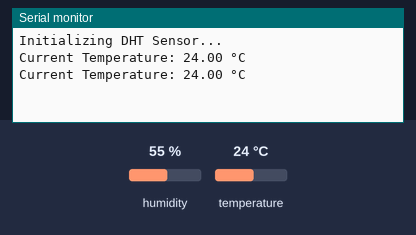
The sketch below on a simulated Arduino Uno, built with avr-gcc and run on an emulated ATmega328P. Shown: the last lines printed to the serial monitor. Inputs (shaded band) come from the test bench; at power-on: temperature 24 °C, humidity 55 %.

Above: at 4.8 s.
4.9 s: temperature set to 28 °C
At 7.6 s:
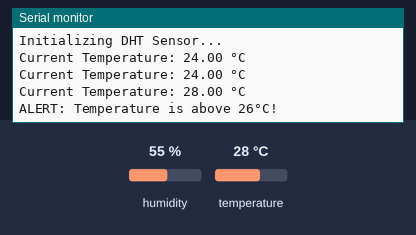
9.6 s: temperature set to 12 °C
At 11.3 s:
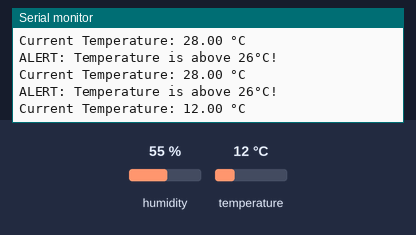
Timing chart, 0 to 12.8 s (numbered marks = the images above; inputs shaded):
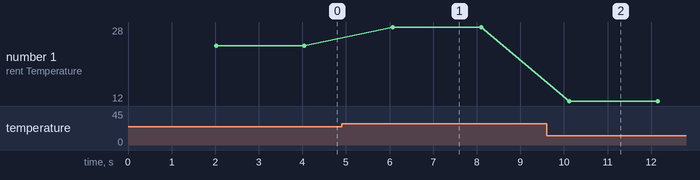

The sketch:

Temp.ino
```cpp
#include <DHT.h>

// Define the pin connected to the "S" (Signal) pin of the sensor
#define DHTPIN 2  // Digital pin 2
#define DHTTYPE DHT11  // DHT11 sensor type

DHT dht(DHTPIN, DHTTYPE);

void setup() {
  // Start Serial Monitor for debugging
  Serial.begin(9600);
  Serial.println("Initializing DHT Sensor...");

  // Start the DHT sensor
  dht.begin();
}

void loop() {
  // Wait 2 seconds between sensor readings
  delay(2000);

  // Read temperature
  float temperature = dht.readTemperature(); // Temperature in Celsius

  // Check if the sensor reading failed
  if (isnan(temperature)) {
    Serial.println("Failed to read from DHT sensor!");
    return;
  }

  // Print the temperature value to Serial Monitor
  Serial.print("Current Temperature: ");
  Serial.print(temperature);
  Serial.println(" °C");

  // Check if the temperature exceeds 26°C
  if (temperature > 26.0) {
    // Print notification to Serial Monitor
    Serial.println("ALERT: Temperature is above 26°C!");
  }
}
```

Measured:
- the behaviour switches between 26 and 27 °C on temperature (found by bisection; images 0 and 1)
- after the input at 4.9 s, the serial monitor: prints a new line after 1.2 s (image 1)
- after the input at 9.6 s, the serial monitor: prints a new line after 0.52 s (image 2)
- plotted number 1: 24 → 28 after the input at 4.9 s, 28 → 12 after the input at 9.6 s
